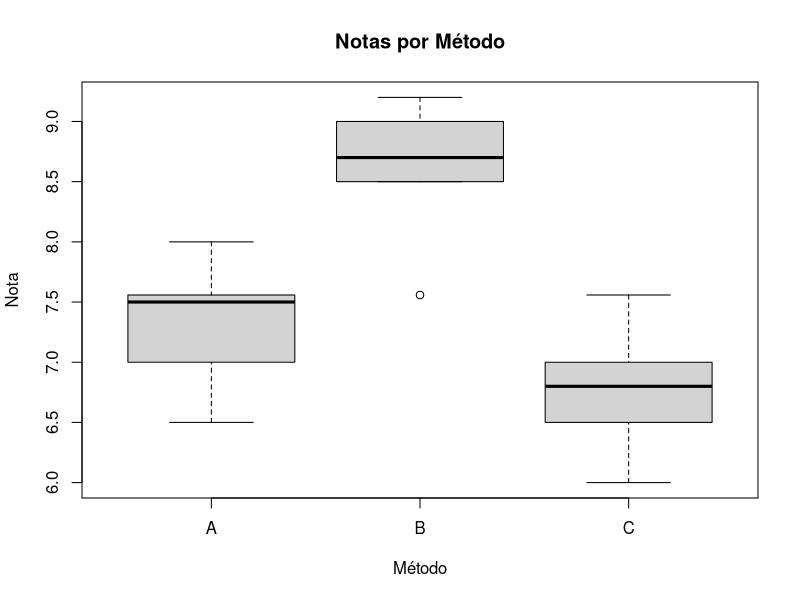

This chart was generated by the following R code:
#banco de dados
dados <- data.frame(
  Metodo = c("A","A","A","A","A","B","B","B","B","B","C","C","C","C","C"),
  Nota = c(7.5, 8.0, NA, 6.5, 7.0, 8.5, 9.0, 8.7, NA, 9.2, 6.0, 6.5, 7.0, 6.8,
           NA),
  Horas = c(10, 12, 11, NA, 9, 14, 15, 13, 14, NA, 8, 9, 10, 9, 8),
  Frequencia = c(80, 85, 78, 82, NA, 90, 92, 88, 91, 93, 75, 78, NA, 77,
                 76)
)

View(dados)

# 1)

is.na(dados) # valores faltantes no data frame
any(is.na(dados)) # verifica se tem algum valor faltante

colSums(is.na(dados)) # número de valores faltantes por coluna/variável

#trocando os dados faltantes pela média da coluna
dados$Nota[is.na(dados$Nota)] <- mean(dados$Nota, na.rm = TRUE)
dados$Horas[is.na(dados$Horas)] <- mean(dados$Horas, na.rm = TRUE)
dados$Frequencia[is.na(dados$Frequencia)] <- mean(dados$Frequencia, na.rm = TRUE)

dados #conferindo

# 2)

# a)

#médias
mean(dados$Nota)
mean(dados$Horas)
mean(dados$Frequencia)

# b)

#variâncias
var(dados$Nota)
var(dados$Horas)

#covariância
cov(dados$Nota, dados$Horas)

# 3)

# a)

cor(dados$Nota, dados$Horas)

cor(dados$Nota, dados$Frequencia)

cor(dados[, c("Nota", "Horas", "Frequencia")])

# b)
# O coeficiente de correlação entre Nota e Horas foi de 0,7011, ou seja, uma relação positiva e forte.
# Entre Nota e Frequência, o coeficiente foi de 0,7900, indicando também uma relação positiva e forte, ligeiramente maior. 
# Em ambos os casos, as notas tendem a aumentar conforme as horas de estudo ou a frequência aumentam.

# 4)

# a)

boxplot(Nota ~ Metodo, 
        data = dados,
        main = "Notas por Método",
        xlab = "Método",
        ylab = "Nota")
# b)

boxplot.stats(dados$Nota)$out
# o resultado é numeric(0), logo não existem outliers

# 5)

# a)

shapiro.test(dados$Nota)

# b)

shapiro.test(dados$Nota[dados$Metodo == "A"])
shapiro.test(dados$Nota[dados$Metodo == "B"])
shapiro.test(dados$Nota[dados$Metodo == "C"])

# 6)

# a)

modelo <- aov(Nota ~ Metodo, data = dados)

summary(modelo)

# A ANOVA apresentou p = 0,00128, menor que 0,05.
# Portanto, existe diferença entre as médias das notas dos três métodos.

# b)

TukeyHSD(modelo)

# Os métodos A e B diferem significativamente, assim como B e C. Já os métodos A e C não apresentam diferença significativa.
